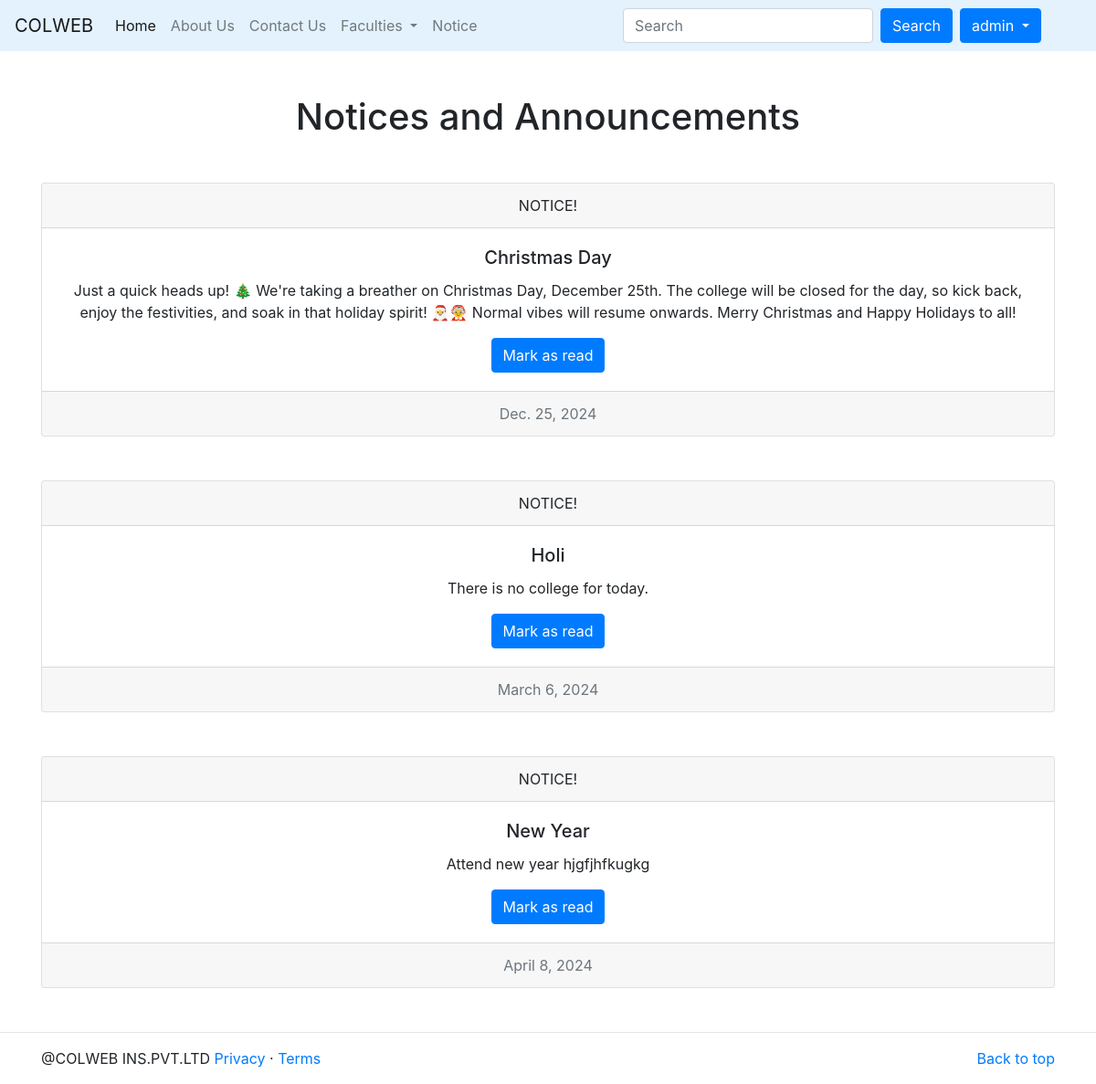
Page /notice/ (signed in) on the committed database.
### blog/models.py (models this page shows)
class Notice(models.Model):
    topic = models.CharField(max_length=500)
    date = models.DateField()
    desc = models.TextField(max_length=1000)
    def __str__(self):
        return self.topic

### blog/views.py (the view)
# urls.py: path('notice/', views.notice, name='blog-notice'),
def notice(request):
    col_notice = Notice.objects.all()
    print(col_notice)
    return render(request, 'blog/notice.html', {'col_notice':col_notice})

### blog/templates/blog/notice.html
{% extends 'blog/basic.html' %}
{% block body %}
<div class="container my-5">
  <h1 class='text-center'>Notices and Announcements</h1>
  {% for colnot in col_notice  %}
<div class="card text-center my-5">
    <div class="card-header">
      NOTICE!
    </div>
    <div class="card-body">
      <h5 class="card-title">{{ colnot.topic }}</h5>
      <p class="card-text">{{ colnot.desc }}</p>
      <a href="#" class="btn btn-primary">Mark as read</a>
    </div>
    <div class="card-footer text-muted">
      {{ colnot.date }}
    </div>
  </div>
  {% endfor %}
</div>
{% endblock %}

### blog/templates/blog/basic.html (shortened to what this page needs)
{% load static %}
<!DOCTYPE html>
<html lang="en">
<head>
  <link rel="stylesheet" href="https://cdn.jsdelivr.net/npm/bootstrap@4.2.1/dist/css/bootstrap.min.css"
 />
  <link rel="stylesheet" href="{% static 'blog/css/index.css' %}" />
</head>
<body>
  <nav class="navbar navbar-expand-lg navbar navbar-light" style="background-color: #e3f2fd">
    <a class="navbar-brand" href="/">COLWEB</a>
    <div class="collapse navbar-collapse" id="navbarSupportedContent">
      <ul class="navbar-nav mr-auto">
        <li class="nav-item active">
          <a class="nav-link" href="/">Home <span class="sr-only">(current)</span></a>
        </li>
        <li class="nav-item">
          <a class="nav-link" href="{% url 'blog-about' %}">About Us</a>
        </li>
        <li class="nav-item">
          <a class="nav-link" href="{% url 'blog-contact' %}">Contact Us</a>
        </li>
        <li class="nav-item dropdown">
          <a class="nav-link dropdown-toggle" href="#" id="navbarDropdown" role="button" data-toggle="dropdown"
            aria-haspopup="true" aria-expanded="false">
            Faculties
          </a>
        </li>
        <li class="nav-item">
          <a class="nav-link" href="{% url 'blog-notice' %}">Notice</a>
        </li>
      </ul>
      <form class="form-inline my-2 mx-2 my-lg-0">
        <input class="form-control mr-sm-2" type="search" placeholder="Search" aria-label="Search" />
        <button class="btn btn-primary my-2 my-sm-0" type="submit">
          Search
        </button>
      </form>
{% if user.is_authenticated %}
<div class="dropdown" style="min-width:133px;">
  <button class="btn btn-primary dropdown-toggle" type="button" id="dropdownMenuButton" data-toggle="dropdown" aria-haspopup="true" aria-expanded="false">
    {{request.user}}
  </button>
</div>
      {% endif %}
    </div>
  </nav>
   {% block body %} {% endblock %}
  <div class="feet">
    <hr />
    <footer class="container">
      <p class="float-right"><a href="#">Back to top</a></p>
      <p>
        @COLWEB INS.PVT.LTD <a href="#"> Privacy</a> · <a href="#">Terms</a>
      </p>
    </footer>
  </div>
</body>
</html>

### rows in the picture
Notice: topic "Christmas Day", desc "Just a quick heads up! 🎄 We're taking a breather on Christmas Day, December 25th. The college will be closed for the day, so kick back, enjoy the festivities, and soak in that holiday spirit! 🎅🤶 Normal vibes will resume onwards. Merry Christmas and Happy Holidays to all!", date "Dec. 25, 2024"
Notice: topic "Holi", desc "There is no college for today.", date "March 6, 2024"
Notice: topic "New Year", desc "Attend new year hjgfjhfkugkg", date "April 8, 2024"

### other values in the picture
{{ request.user }} "admin"
